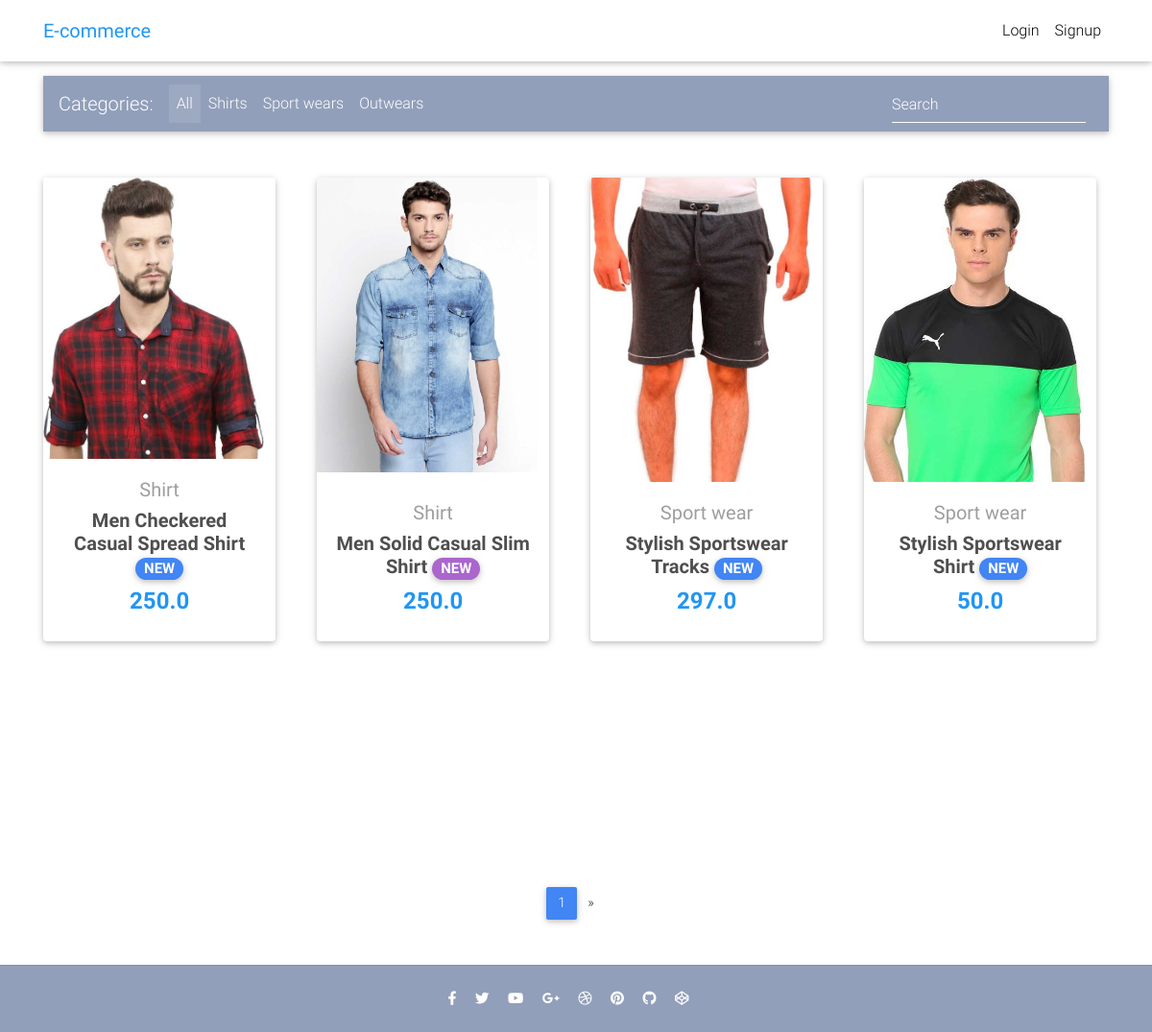
The page /home on the database its author committed.
### ecommerce/models.py (models this page shows, shortened)
class Item(models.Model):
    title = models.CharField(max_length=100)
    price = models.FloatField()
    discount_price = models.FloatField(blank=True,null = True)
    category = models.CharField(choices=CATEGORY_CHOICES,max_length=2)
    label = models.CharField(choices=LABEL_CHOICES, max_length=1)
    slug = models.SlugField()
    description = models.TextField()
    image = models.ImageField()
    image_1 = models.ImageField()
    image_2 = models.ImageField()
    image_3 = models.ImageField()
    additional_info = models.CharField(max_length=1000)
    def get_absolute_url(self):
        return reverse ('core', kwargs={'slug':self.slug})

### ecommerce/views.py (the view)
# urls.py: path('home', HomeView.as_view()),
class HomeView(ListView):
    model = Item
    paginate_by = 4
    template_name = "base.html"

### templates/base.html (shortened to what this page needs)
<!DOCTYPE html>
<html lang="en">
<head>
</head>
<body>
{% block content %}
    {% load static %}
<!DOCTYPE html>
<html lang="en">
<head>
  <link rel="stylesheet" href="https://use.fontawesome.com/releases/v5.8.1/css/all.css">
  <link href="{% static 'css/bootstrap.min.css' %}" rel="stylesheet">
  <link href="{% static 'css/mdb.min.css' %}" rel="stylesheet">
  <link href="{% static 'css/style.min.css' %}" rel="stylesheet">
</head>
<body>
{% load cart_template_tags%}
  <nav class="navbar fixed-top navbar-expand-lg navbar-light white scrolling-navbar">
    <div class="container">
        <a class="navbar-brand waves-effect" href="/home">
        <strong class="blue-text">E-commerce</strong>
      </a>
      <div class="collapse navbar-collapse" id="navbarSupportedContent">
        <ul class="navbar-nav nav-flex-icons">
            {% if request.user.is_authenticated %}
          <li class="nav-item">
            <a href= "{% url 'order-summary' %}" class="nav-link waves-effect">
              <span class="badge red z-depth-1 mr-1"> {{ request.user|cart_item_count }}</span>
              <i class="fas fa-shopping-cart"></i>
              <span class="clearfix d-none d-sm-inline-block"> Cart </span>
            </a>
          </li>
                <li class="nav-item">
            <a class="nav-link waves-effect" href="{% url 'account_logout' %}">
              <span class="clearfix d-none d-sm-inline-block"> Logout </span>
            </a>
          </li>
            {% else %}
            <li class="nav-item">
            <a class="nav-link waves-effect" href="{% url 'account_login' %}">
              <span class="clearfix d-none d-sm-inline-block"> Login </span>
            </a>
          </li>
                <li class="nav-item">
            <a class="nav-link waves-effect" href="{% url 'account_signup' %}">
              <span class="clearfix d-none d-sm-inline-block"> Signup </span>
            </a>
          </li>
            {% endif %}
        </ul>
      </div>
    </div>
  </nav>
  <pre>
  </pre>
  <div>
    <div class="container">
      <nav class="navbar navbar-expand-lg navbar-dark mdb-color lighten-3 mt-3 mb-5">
        <span class="navbar-brand">Categories:</span>
        <div class="collapse navbar-collapse" id="basicExampleNav">
          <ul class="navbar-nav mr-auto">
            <li class="nav-item active">
              <a class="nav-link" href="#">All
              </a>
            </li>
            <li class="nav-item">
              <a class="nav-link" href="#">Shirts</a>
            </li>
            <li class="nav-item">
              <a class="nav-link" href="#">Sport wears</a>
            </li>
            <li class="nav-item">
              <a class="nav-link" href="#">Outwears</a>
            </li>
          </ul>
          <form class="form-inline">
            <div class="md-form my-0">
              <input class="form-control mr-sm-2" type="text" placeholder="Search" aria-label="Search">
            </div>
          </form>
        </div>
      </nav>
      <section class="text-center mb-4">
        <div class="row wow fadeIn">
            {% for item in object_list %}
          <div class="col-lg-3 col-md-6 mb-4">
            <div class="card" style="width: 95%;
        height:70%">
              <div class="view overlay" style="width: 95%;
        height:500px">
                <img src="{{ item.image.url }}"  class="card-img-top"
                  alt="">
              </div>
              <div class="card-body text-center">
                <a href="" class="grey-text">
                  <h5>{{ item.get_category_display }}</h5>
                </a>
                <h5>
                  <strong>
                    <a href="{{ item.get_absolute_url }}" class="dark-grey-text">{{ item.title }}
                      <span class="badge badge-pill {{ item.get_label_display }}-color">NEW</span>
                    </a>
                  </strong>
                </h5>
                <h4 class="font-weight-bold blue-text">
                  <strong> {% if item.discount_price %}
                    {{ item.discount_price }}
                    {% else %}
                    {{ item.price }}
                    {% endif %}</strong>
                </h4>
              </div>
            </div>
          </div>
            {% endfor %}
        </div>
      </section>
        {% if is_paginated %}
      <nav class="d-flex justify-content-center wow fadeIn">
        <ul class="pagination pg-blue">
          <li class="page-item active">
            <a class="page-link" href="?page={{ page_obj.number }}">{{ page_obj.number }}
            </a>
          </li>
        {% if page_obj.has_next %}
          <li class="page-item">
            <a class="page-link" href="?page={{ page_obj.next_page_number }}" aria-label="Next">
              <span aria-hidden="true">&raquo;</span>
            </a>
          </li>
            {% endif %}
        </ul>
      </nav>
    {% endif %}
    </div>
  <footer class="page-footer text-center font-small mt-4 wow fadeIn">
    <hr class="my-4">
    <div class="pb-4">
      <a href="https://www.facebook.com" target="_blank">
        <i class="fab fa-facebook-f mr-3"></i>
      </a>
      <a href="https://twitter.com" target="_blank">
        <i class="fab fa-twitter mr-3"></i>
      </a>
      <a href="https://www.youtube.com" target="_blank">
        <i class="fab fa-youtube mr-3"></i>
      </a>
      <a href="https://plus.google.com" target="_blank">
        <i class="fab fa-google-plus-g mr-3"></i>
      </a>
      <a href="https://dribbble.com" target="_blank">
        <i class="fab fa-dribbble mr-3"></i>
      </a>
      <a href="https://pinterest.com" target="_blank">
        <i class="fab fa-pinterest mr-3"></i>
      </a>
      <a href="https://github.com" target="_blank">
        <i class="fab fa-github mr-3"></i>
      </a>
      <a href="http://codepen.io/" target="_blank">
        <i class="fab fa-codepen mr-3"></i>
      </a>
    </div>
  </footer>
</body>
</html>
{% endblock content %}
</body>
</html>

### templates/base.html (style rules this page uses)
html, body, header, .carousel { height: 60vh; }

### rows shown on the page
Item: image (picture), category "Shirt", title "Men Checkered Casual Spread Shirt", discount_price "250.0"
Item: image (picture), category "Shirt", title "Men Solid Casual Slim Shirt", price "250.0"
Item: image (picture), category "Sport wear", title "Stylish Sportswear Tracks", discount_price "297.0"
Item: image (picture), category "Sport wear", title "Stylish Sportswear Shirt", discount_price "50.0"

### other values the page prints
{{ page_obj.number }} "1"
